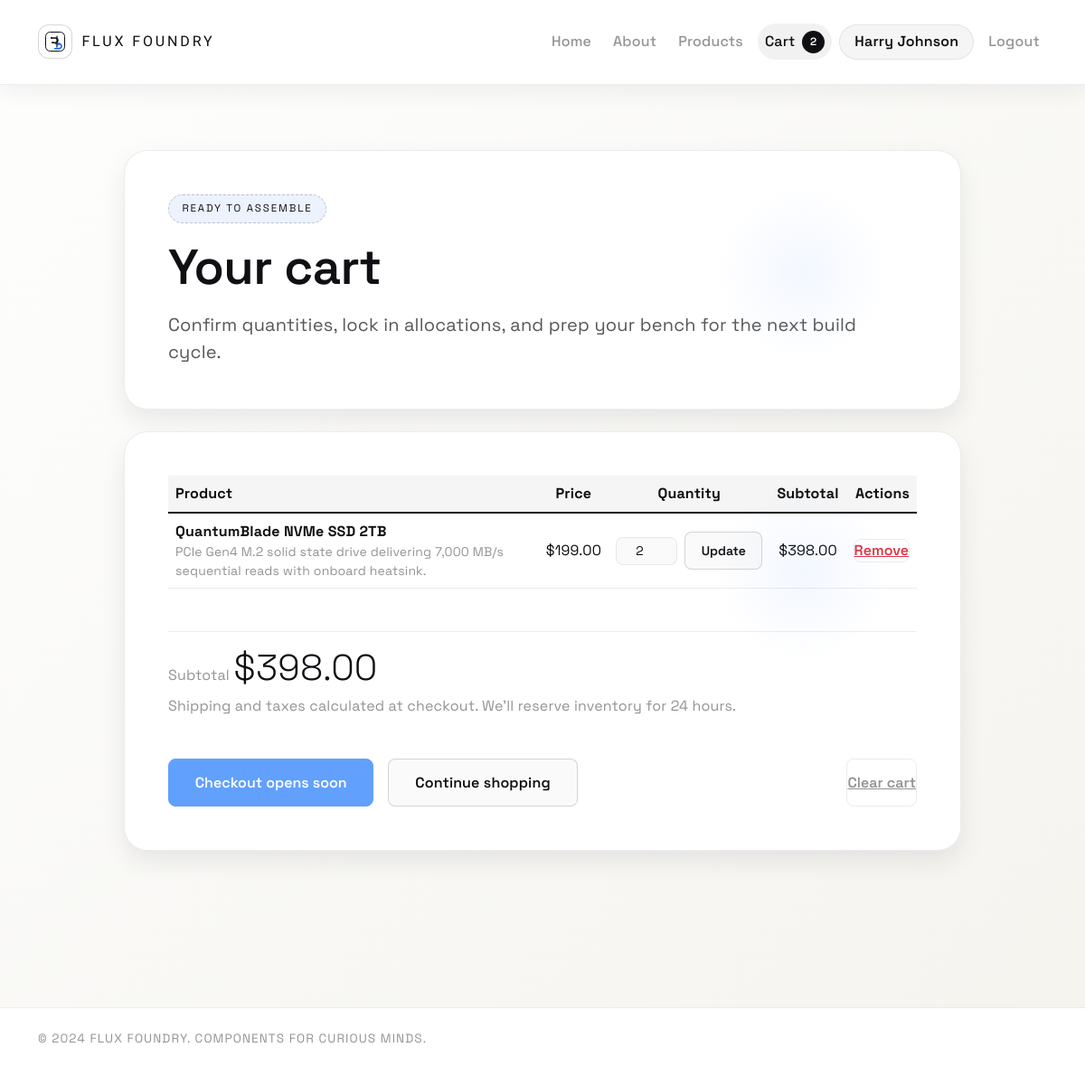
Page /cart (signed in) on the committed database.
### tables this page shows
CREATE TABLE users (
                id INTEGER PRIMARY KEY AUTOINCREMENT,
                username TEXT UNIQUE NOT NULL,
                password_hash TEXT NOT NULL,
                created_at TEXT DEFAULT CURRENT_TIMESTAMP
            );

CREATE TABLE products (
                id INTEGER PRIMARY KEY AUTOINCREMENT,
                name TEXT NOT NULL,
                description TEXT NOT NULL,
                price REAL NOT NULL,
                sku TEXT UNIQUE,
                inventory_count INTEGER DEFAULT 0,
                image_path TEXT
            );

### app.py (the view)
@app.route("/cart")
def cart() -> str:
    cart = _get_cart()
    product_ids = list(cart.keys())
    items = []
    total = 0.0
    if product_ids:
        products = fetch_products_by_ids(product_ids)
        lookup = {product["id"]: product for product in products}
        for product_id in product_ids:
            product = lookup.get(product_id)
            if not product:
                continue
            quantity = cart[product_id]
            line_total = float(str(product["price"])) * quantity
            total += line_total
            items.append(
                {
                    "product": product,
                    "quantity": quantity,
                    "line_total": line_total,
                }
            )
    return render_template("cart.html", items=items, total=total)

### app.py (called while the page is built)
def _current_user_id() -> int | None:
    user_id = session.get("user_id")
    if user_id is None:
        return None
    try:
        return int(user_id)
    except (TypeError, ValueError):
        return None

def _get_cart() -> Dict[int, int]:
    user_id = _current_user_id()
    if user_id:
        return fetch_user_cart(user_id)
    session.pop("cart", None)
    return {}

@app.context_processor
def inject_cart_meta() -> Dict[str, object]:
    cart = _get_cart()
    total_items = sum(cart.values())
    user_id = _current_user_id()
    current_user = get_user_by_id(user_id) if user_id else None
    return {"cart_item_count": total_items, "current_user": current_user}

### database.py (called while the page is built)
@contextmanager
def get_connection() -> Iterator[sqlite3.Connection]:
    conn = sqlite3.connect(DB_PATH)
    try:
        conn.row_factory = sqlite3.Row
        conn.execute("PRAGMA foreign_keys = ON")
        yield conn
        conn.commit()
    finally:
        conn.close()

def fetch_products_by_ids(product_ids: Iterable[int]) -> list[Mapping[str, object]]:
    seen: set[int] = set()
    ordered_ids: list[int] = []
    for product_id in product_ids:
        try:
            pid = int(product_id)
        except (TypeError, ValueError):
            continue
        if pid not in seen:
            ordered_ids.append(pid)
            seen.add(pid)
    if not ordered_ids:
        return []
    placeholders = ", ".join("?" for _ in ordered_ids)
    with get_connection() as conn:
        rows = conn.execute(
            f"""
            SELECT id, name, description, price, sku, inventory_count, image_path
            FROM products
            WHERE id IN ({placeholders})
            """,
            ordered_ids,
        )
        lookup = {int(row["id"]): dict(row) for row in rows}
    return [lookup[pid] for pid in ordered_ids if pid in lookup]

def get_user_by_id(user_id: int) -> Optional[Mapping[str, object]]:
    with get_connection() as conn:
        row = conn.execute(
            """
            SELECT id, username, password_hash, created_at
            FROM users
            WHERE id = ?
            """,
            (user_id,),
        ).fetchone()
    return dict(row) if row else None

### templates/cart.html (shortened to what this page needs)
<!DOCTYPE html>
<html lang="en">
<head>
    <link href="https://cdn.jsdelivr.net/npm/bootstrap@5.1.3/dist/css/bootstrap.min.css" rel="stylesheet">
    <link rel="stylesheet" href="{{ url_for('static', filename='css/site.css') }}">
</head>
<body>
    <nav class="navbar navbar-expand-lg">
        <div class="container">
            <a class="navbar-brand" href="{{ url_for('index') }}">
                <img src="{{ url_for('static', filename='img/logo.svg') }}" alt="Flux Foundry logo">
                <span>Flux Foundry</span>
            </a>
            <div class="navbar-nav ms-auto align-items-center gap-2">
                <a class="nav-link" href="{{ url_for('index') }}">Home</a>
                <a class="nav-link" href="{{ url_for('about') }}">About</a>
                <a class="nav-link" href="{{ url_for('products') }}">Products</a>
                <a class="nav-link active cart-link" href="{{ url_for('cart') }}">
                    Cart
                    {% if cart_item_count %}
                        <span class="cart-count">{{ cart_item_count }}</span>
                    {% endif %}
                </a>
                {% if current_user %}
                    <span class="user-pill">{{ current_user['username'] }}</span>
                    <a class="nav-link" href="{{ url_for('logout') }}">Logout</a>
                {% else %}
                    <a class="nav-link" href="{{ url_for('login') }}">Login</a>
                    <a class="nav-link" href="{{ url_for('signup') }}">Sign up</a>
                {% endif %}
            </div>
        </div>
    </nav>
    <div class="page-shell">
        <div class="container">
            <div class="row justify-content-center grid-tight">
                <div class="col-xl-10">
                    <div class="hero-card cart-hero text-start mb-4">
                        <div class="badge-soft mb-3">Ready to assemble</div>
                        <h1 class="page-title h2 mb-3">Your cart</h1>
                        <p class="page-subtitle mb-0 text-start">Confirm quantities, lock in allocations, and prep your bench for the next build cycle.</p>
                    </div>
                    {% if items %}
                        <div class="content-card cart-card">
                            <div class="table-responsive">
                                <table class="table align-middle mb-0">
                                    <thead>
                                        <tr>
                                            <th scope="col">Product</th>
                                            <th scope="col" class="text-center">Price</th>
                                            <th scope="col" class="text-center">Quantity</th>
                                            <th scope="col" class="text-center">Subtotal</th>
                                            <th scope="col" class="text-end">Actions</th>
                                        </tr>
                                    </thead>
                                    <tbody>
                                        {% for item in items %}
                                            <tr>
                                                <td>
                                                    <div class="d-flex flex-column">
                                                        <strong>{{ item['product']['name'] }}</strong>
                                                        <span class="text-muted small">{{ item['product']['description'] }}</span>
                                                    </div>
                                                </td>
                                                <td class="text-center fw-semibold">${{ "%.2f"|format(item['product']['price']) }}</td>
                                                <td class="text-center">
                                                    <form action="{{ url_for('update_cart', product_id=item['product']['id']) }}" method="post" class="d-inline-flex align-items-center gap-2 justify-content-center">
                                                        <input type="number" name="quantity" value="{{ item['quantity'] }}" min="0" class="form-control form-control-sm quantity-input">
                                                        <button type="submit" class="btn btn-ghost btn-sm">Update</button>
                                                    </form>
                                                </td>
                                                <td class="text-center fw-semibold">${{ "%.2f"|format(item['line_total']) }}</td>
                                                <td class="text-end">
                                                    <form action="{{ url_for('remove_from_cart', product_id=item['product']['id']) }}" method="post">
                                                        <button type="submit" class="btn btn-link text-danger p-0">Remove</button>
                                                    </form>
                                                </td>
                                            </tr>
                                        {% endfor %}
                                    </tbody>
                                </table>
                            </div>
                            <div class="cart-summary mt-4">
                                <div>
                                    <span class="text-muted">Subtotal</span>
                                    <span class="display-6 fw-semibold">${{ "%.2f"|format(total) }}</span>
                                </div>
                                <p class="text-muted mb-0">Shipping and taxes calculated at checkout. We’ll reserve inventory for 24 hours.</p>
                            </div>
                            <div class="d-flex flex-wrap gap-3 mt-4">
                                <button class="btn btn-primary" type="button" disabled>Checkout opens soon</button>
                                <a href="{{ url_for('products') }}" class="btn btn-ghost">Continue shopping</a>
                                <form action="{{ url_for('clear_cart') }}" method="post" class="ms-auto">
                                    <button type="submit" class="btn btn-link text-muted">Clear cart</button>
                                </form>
                            </div>
                        </div>
                    {% endif %}
                </div>
            </div>
        </div>
    </div>
    <footer class="footer">
        <div class="container">
            <p class="footer-text">&copy; 2024 Flux Foundry. Components for curious minds.</p>
        </div>
    </footer>
</body>
</html>

### rows in the picture
users: username "Harry Johnson"
products: product.name "QuantumBlade NVMe SSD 2TB", product.description "PCIe Gen4 M.2 solid state drive delivering 7,000 MB/s sequential reads with onboard heatsink.", product.price "199.00"

### other values in the picture
{{ cart_item_count }} "2"
{{ "%.2f"|format(item['line_total']) }} "398.00"
{{ "%.2f"|format(total) }} "398.00"
